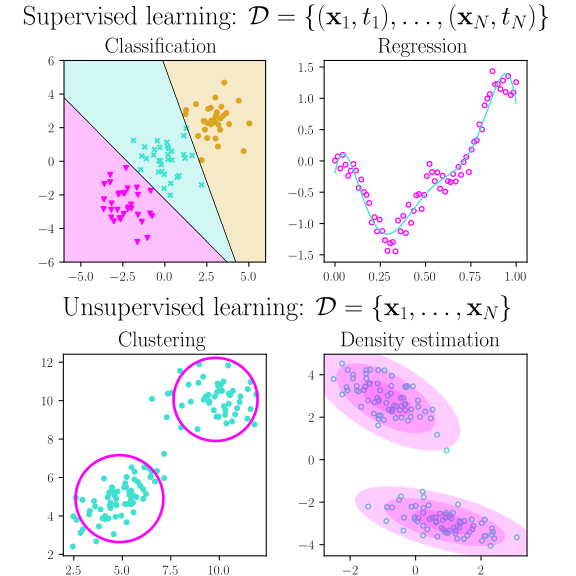

Reproduce this figure in Python.
import numpy as np
import matplotlib as mpl
import matplotlib.pyplot as plt
from matplotlib.colors import LinearSegmentedColormap
from sklearn.neural_network import MLPClassifier
from sklearn.datasets import make_blobs, make_classification
from sklearn.cluster import KMeans
from sklearn.mixture import GaussianMixture

fig = plt.figure(figsize=(6, 6))
mpl.rc("text", usetex=True)
mpl.rc("font", family="serif")




### CLASSIFICATION PLOT
ax1 = fig.add_subplot(221)

# presets
x_min = -6
x_max = 6
y_min = -6
y_max = 6

turq = mpl.colors.to_rgb("turquoise")
mage = mpl.colors.to_rgb("magenta")
gold = mpl.colors.to_rgb("goldenrod")

cdict3 = {"red":  ((0.0, mage[0], mage[0]),
                   #(0.25, 0.0, 0.0),
                   (0.5, turq[0], turq[0]),
                   #(0.75, 1.0, 1.0),
                   (1.0, gold[0], gold[0])),

         "green": ((0.0, mage[1], mage[1]),
                   #(0.25, 0.0, 0.0),
                   (0.5, turq[1], turq[1]),
                   #(0.75, 0.0, 0.0),
                   (1.0, gold[1], gold[1])),

         "blue":  ((0.0, mage[2], mage[2]),
                   #(0.25, 1.0, 1.0),
                   (0.5, turq[2], turq[2]),
                   #(0.75, 0.0, 0.0),
                   (1.0, gold[2], gold[2]))
        }

colormap = LinearSegmentedColormap("whatever", cdict3)

# dataset
X, t = make_blobs(
    n_samples = 99,
    n_features = 2,
    centers = [[-2.5, -2.5], [0, 0], [2.5, 2.5]],
    random_state = 1
)
xx, yy = np.meshgrid(
    np.linspace(x_min, x_max, num=1000),
    np.linspace(y_min, y_max, num=1000)
)

# model
clf = MLPClassifier(
    hidden_layer_sizes = (8, 8,),
    activation = "identity",
    solver = "sgd",
    tol = 2e-6,
    max_iter = 10000,
    random_state = 1
)
clf.fit(X, t)
preds = clf.predict(np.c_[xx.ravel(), yy.ravel()]).reshape(xx.shape)

# axes
ax1.set_xlim(x_min, x_max)
ax1.set_ylim(y_min, y_max)

clrs = ["magenta", "turquoise", "goldenrod"]
mrks = ["v", "x", "o"]

ax1.imshow(preds, cmap=colormap, extent=[x_min,x_max,y_min,y_max], alpha=0.25, origin="lower")
ax1.contour(xx, yy, preds, colors="black", linestyles="solid", linewidths=0.2)

for i in range(3):
    X_ = X[np.flatnonzero(t == i)]
    ax1.scatter(X_[:,0], X_[:,1],
        c = clrs[i],
        s = 12.5,
        marker = mrks[i]
    )

ax1.set_title("Classification", fontsize=16)




### REGRESSION PLOT
ax2 = fig.add_subplot(222)

# dataset
X = np.linspace(0, 1, num=70)
t = np.sin(-(3/2) * np.pi * X) + (1/3) * np.sin(5 * np.pi * X)
np.random.seed(4)
t += np.random.normal(loc=0, scale=0.13, size=70) # noise

# model
X_ = np.linspace(0, 1, num=250)
w = np.polyfit(X, t, deg=7)
h = np.poly1d(w)
y = h(X_)


# axes
ax2.plot(X_, y,
    color = "turquoise",
    linewidth = 1
)
ax2.scatter(X, t,
    c = "None",
    s = 12.5,
    marker = "o",
    edgecolors = "magenta"
)

ax2.set_title("Regression", fontsize=16)




### CLUSTERING PLOT
ax3 = fig.add_subplot(223)

# dataset
np.random.seed(1)
X_1 = np.random.multivariate_normal(mean=[5, 5], cov=[[2, 1], [1, 1]], size=70)
np.random.seed(1)
X_2 = np.random.multivariate_normal(mean=[10, 10], cov=[[2, -0.5], [-0.5, 1]], size=50)
X_ = np.concatenate([X_1, X_2], axis=0)

# model
model = KMeans(
    n_clusters = 2,
    random_state = 1,
    algorithm = "full"
)
model.fit(X_)
preds = model.predict(X_)

# axes
ax3.scatter(X_1[:, 0], X_1[:, 1],
    c = "turquoise",
    s = 12.5,
    marker = "o"
)
ax3.scatter(X_2[:, 0], X_2[:, 1],
    c = "turquoise",
    s = 12.5,
    marker = "o"
)

centers = model.cluster_centers_

mean_1 = np.mean(np.linalg.norm(X_[np.flatnonzero(model.labels_ == 0)] - centers[0], axis=1)**2)
mean_2 = np.mean(np.linalg.norm(X_[np.flatnonzero(model.labels_ == 1)] - centers[1], axis=1)**2)

circ_1 = mpl.patches.Circle(
    centers[0],
    fill=False,
    radius=mean_1,
    edgecolor="magenta",
    linewidth=2
)
circ_2 = mpl.patches.Circle(
    centers[1],
    fill=False,
    radius=mean_2,
    edgecolor="magenta",
    linewidth=2
)

ax3.add_artist(circ_1)
ax3.add_artist(circ_2)

ax3.set_title("Clustering", fontsize=16)





### DENSITY ESTIMATION PLOT
ax4 = fig.add_subplot(224)

def draw_ellipse(position, covariance, ax=None, **kwargs):
    """Draw an ellipse with a given position and covariance"""
    ax = ax or plt.gca()

    # Convert covariance to principal axes
    if covariance.shape == (2, 2):
        U, s, Vt = np.linalg.svd(covariance)
        angle = np.degrees(np.arctan2(U[1, 0], U[0, 0]))
        width, height = 2 * np.sqrt(s)
    else:
        angle = 0
        width, height = 2 * np.sqrt(covariance)

    # Draw the Ellipse
    for nsig in range(1, 4):
        ax.add_patch(mpl.patches.Ellipse(position, nsig * width, nsig * height, angle, **kwargs))

# dataset
np.random.seed(3)
X_1 = np.random.multivariate_normal(mean=[-1, 3], cov=[[0.7, -0.5], [-0.5, 0.7]], size=70)
np.random.seed(1)
X_2 = np.random.multivariate_normal(mean=[1, -3], cov=[[1, -0.5], [-0.5, 0.5]], size=70)
X_ = np.concatenate([X_1, X_2], axis=0)

# model
model = GaussianMixture(
    n_components = 2,
    covariance_type = "full",
    random_state = 1
)
model.fit(X_)
means = model.means_
covs = model.covariances_

# axes
ax4.scatter(X_1[:, 0], X_1[:, 1],
    c = "None",
    s = 12.5,
    marker = "o",
    edgecolors = "turquoise"
)
ax4.scatter(X_2[:, 0], X_2[:, 1],
    c = "None",
    s = 12.5,
    marker = "o",
    edgecolors = "turquoise"
)

draw_ellipse(means[0], covs[0], ax=ax4, color="magenta", alpha=0.2)
draw_ellipse(means[1], covs[1], ax=ax4, color="magenta", alpha=0.2)

ax4.set_title("Density estimation", fontsize=16)


#plt.tight_layout()

box1 = ax1.get_position()
box1.x0 = box1.x0 - 0.015
box1.x1 = box1.x1 - 0.015
box1.y0 = box1.y0 + 0.015
box1.y1 = box1.y1 + 0.015
ax1.set_position(box1)

box2 = ax2.get_position()
box2.x0 = box2.x0 + 0.015
box2.x1 = box2.x1 + 0.015
box2.y0 = box2.y0 + 0.015
box2.y1 = box2.y1 + 0.015
ax2.set_position(box2)

box3 = ax3.get_position()
box3.x0 = box3.x0 - 0.015
box3.x1 = box3.x1 - 0.015
box3.y0 = box3.y0 - 0.075
box3.y1 = box3.y1 - 0.075
ax3.set_position(box3)

box4 = ax4.get_position()
box4.x0 = box4.x0 + 0.015
box4.x1 = box4.x1 + 0.015
box4.y0 = box4.y0 - 0.075
box4.y1 = box4.y1 - 0.075
ax4.set_position(box4)


fig.text(0.5,0.965,
    s=r"Supervised learning: $\mathcal{D} = \{ (\mathbf{x}_1, t_1), \dots, (\mathbf{x}_N, t_N ) \}$",
    fontsize = 20,
    horizontalalignment="center",
    verticalalignment="center"
)
fig.text(0.5,0.46,
    s=r"Unsupervised learning: $\mathcal{D} = \{ \mathbf{x}_1, \dots, \mathbf{x}_N \}$",
    fontsize = 20,
    horizontalalignment="center",
    verticalalignment="center"
)

#plt.savefig("categories_of_ml.svg")
plt.show()
